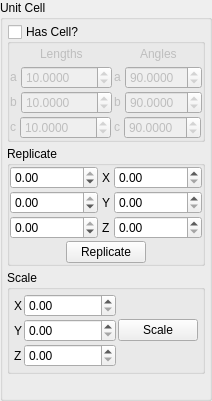
      <widget class="QWidget" name="CellPage" >
       <layout class="QVBoxLayout" >
        <property name="margin" >
         <number>0</number>
        </property>
        <property name="spacing" >
         <number>2</number>
        </property>
        <item>
         <widget class="QGroupBox" name="CellGroup" >
          <property name="title" >
           <string>Unit Cell</string>
          </property>
          <layout class="QVBoxLayout" >
           <property name="margin" >
            <number>4</number>
           </property>
           <property name="spacing" >
            <number>4</number>
           </property>
           <item>
            <widget class="QGroupBox" name="CellDefinitionGroup" >
             <property name="title" >
              <string>Has Cell?</string>
             </property>
             <property name="checkable" >
              <bool>true</bool>
             </property>
             <property name="checked" >
              <bool>false</bool>
             </property>
             <layout class="QVBoxLayout" >
              <property name="margin" >
               <number>0</number>
              </property>
              <property name="spacing" >
               <number>2</number>
              </property>
              <item>
               <layout class="QHBoxLayout" >
                <property name="margin" >
                 <number>0</number>
                </property>
                <property name="spacing" >
                 <number>2</number>
                </property>
                <item>
                 <layout class="QVBoxLayout" >
                  <property name="margin" >
                   <number>0</number>
                  </property>
                  <property name="spacing" >
                   <number>2</number>
                  </property>
                  <item>
                   <layout class="QHBoxLayout" >
                    <property name="margin" >
                     <number>0</number>
                    </property>
                    <property name="spacing" >
                     <number>0</number>
                    </property>
                    <item>
                     <spacer>
                      <property name="orientation" >
                       <enum>Qt::Horizontal</enum>
                      </property>
                      <property name="sizeHint" >
                       <size>
                        <width>16</width>
                        <height>20</height>
                       </size>
                      </property>
                     </spacer>
                    </item>
                    <item>
                     <widget class="QLabel" name="label_16" >
                      <property name="text" >
                       <string>Lengths</string>
                      </property>
                     </widget>
                    </item>
                    <item>
                     <spacer>
                      <property name="orientation" >
                       <enum>Qt::Horizontal</enum>
                      </property>
                      <property name="sizeHint" >
                       <size>
                        <width>16</width>
                        <height>20</height>
                       </size>
                      </property>
                     </spacer>
                    </item>
                   </layout>
                  </item>
                  <item>
                   <layout class="QHBoxLayout" >
                    <property name="margin" >
                     <number>0</number>
                    </property>
                    <property name="spacing" >
                     <number>4</number>
                    </property>
                    <item>
                     <widget class="QLabel" name="label_17" >
                      <property name="sizePolicy" >
                       <sizepolicy>
                        <hsizetype>0</hsizetype>
                        <vsizetype>0</vsizetype>
                        <horstretch>0</horstretch>
                        <verstretch>0</verstretch>
                       </sizepolicy>
                      </property>
                      <property name="text" >
                       <string>a</string>
                      </property>
                     </widget>
                    </item>
                    <item>
                     <widget class="QDoubleSpinBox" name="CellLengthASpin" >
                      <property name="sizePolicy" >
                       <sizepolicy>
                        <hsizetype>0</hsizetype>
                        <vsizetype>0</vsizetype>
                        <horstretch>0</horstretch>
                        <verstretch>0</verstretch>
                       </sizepolicy>
                      </property>
                      <property name="decimals" >
                       <number>4</number>
                      </property>
                      <property name="maximum" >
                       <double>10000.000000000000000</double>
                      </property>
                      <property name="value" >
                       <double>10.000000000000000</double>
                      </property>
                     </widget>
                    </item>
                   </layout>
                  </item>
                  <item>
                   <layout class="QHBoxLayout" >
                    <property name="margin" >
                     <number>0</number>
                    </property>
                    <property name="spacing" >
                     <number>4</number>
                    </property>
                    <item>
                     <widget class="QLabel" name="label_18" >
                      <property name="sizePolicy" >
                       <sizepolicy>
                        <hsizetype>0</hsizetype>
                        <vsizetype>0</vsizetype>
                        <horstretch>0</horstretch>
                        <verstretch>0</verstretch>
                       </sizepolicy>
                      </property>
                      <property name="text" >
                       <string>b</string>
                      </property>
                     </widget>
                    </item>
                    <item>
                     <widget class="QDoubleSpinBox" name="CellLengthBSpin" >
                      <property name="sizePolicy" >
                       <sizepolicy>
                        <hsizetype>0</hsizetype>
                        <vsizetype>0</vsizetype>
                        <horstretch>0</horstretch>
                        <verstretch>0</verstretch>
                       </sizepolicy>
                      </property>
                      <property name="decimals" >
                       <number>4</number>
                      </property>
                      <property name="maximum" >
                       <double>10000.000000000000000</double>
                      </property>
                      <property name="value" >
                       <double>10.000000000000000</double>
                      </property>
                     </widget>
                    </item>
                   </layout>
                  </item>
                  <item>
                   <layout class="QHBoxLayout" >
                    <property name="margin" >
                     <number>0</number>
                    </property>
                    <property name="spacing" >
                     <number>4</number>
                    </property>
                    <item>
                     <widget class="QLabel" name="label_19" >
                      <property name="sizePolicy" >
                       <sizepolicy>
                        <hsizetype>0</hsizetype>
                        <vsizetype>0</vsizetype>
                        <horstretch>0</horstretch>
                        <verstretch>0</verstretch>
                       </sizepolicy>
                      </property>
                      <property name="text" >
                       <string>c</string>
                      </property>
                     </widget>
                    </item>
                    <item>
                     <widget class="QDoubleSpinBox" name="CellLengthCSpin" >
                      <property name="sizePolicy" >
                       <sizepolicy>
                        <hsizetype>0</hsizetype>
                        <vsizetype>0</vsizetype>
                        <horstretch>0</horstretch>
                        <verstretch>0</verstretch>
                       </sizepolicy>
                      </property>
                      <property name="decimals" >
                       <number>4</number>
                      </property>
                      <property name="maximum" >
                       <double>10000.000000000000000</double>
                      </property>
                      <property name="value" >
                       <double>10.000000000000000</double>
                      </property>
                     </widget>
                    </item>
                   </layout>
                  </item>
                 </layout>
                </item>
                <item>
                 <layout class="QVBoxLayout" >
                  <property name="margin" >
                   <number>0</number>
                  </property>
                  <property name="spacing" >
                   <number>2</number>
                  </property>
                  <item>
                   <layout class="QHBoxLayout" >
                    <property name="margin" >
                     <number>0</number>
                    </property>
                    <property name="spacing" >
                     <number>0</number>
                    </property>
                    <item>
                     <spacer>
                      <property name="orientation" >
                       <enum>Qt::Horizontal</enum>
                      </property>
                      <property name="sizeHint" >
                       <size>
                        <width>16</width>
                        <height>20</height>
                       </size>
                      </property>
                     </spacer>
                    </item>
                    <item>
                     <widget class="QLabel" name="label_15" >
                      <property name="text" >
                       <string>Angles</string>
                      </property>
                     </widget>
                    </item>
                    <item>
                     <spacer>
                      <property name="orientation" >
                       <enum>Qt::Horizontal</enum>
                      </property>
                      <property name="sizeHint" >
                       <size>
                        <width>16</width>
                        <height>20</height>
                       </size>
                      </property>
                     </spacer>
                    </item>
                   </layout>
                  </item>
                  <item>
                   <layout class="QHBoxLayout" >
                    <property name="margin" >
                     <number>0</number>
                    </property>
                    <property name="spacing" >
                     <number>4</number>
                    </property>
                    <item>
                     <widget class="QLabel" name="label_12" >
                      <property name="sizePolicy" >
                       <sizepolicy>
                        <hsizetype>0</hsizetype>
                        <vsizetype>0</vsizetype>
                        <horstretch>0</horstretch>
                        <verstretch>0</verstretch>
                       </sizepolicy>
                      </property>
                      <property name="text" >
                       <string>a</string>
                      </property>
                     </widget>
                    </item>
                    <item>
                     <widget class="QDoubleSpinBox" name="CellAngleASpin" >
                      <property name="sizePolicy" >
                       <sizepolicy>
                        <hsizetype>0</hsizetype>
                        <vsizetype>0</vsizetype>
                        <horstretch>0</horstretch>
                        <verstretch>0</verstretch>
                       </sizepolicy>
                      </property>
                      <property name="decimals" >
                       <number>4</number>
                      </property>
                      <property name="maximum" >
                       <double>180.000000000000000</double>
                      </property>
                      <property name="value" >
                       <double>90.000000000000000</double>
                      </property>
                     </widget>
                    </item>
                   </layout>
                  </item>
                  <item>
                   <layout class="QHBoxLayout" >
                    <property name="margin" >
                     <number>0</number>
                    </property>
                    <property name="spacing" >
                     <number>4</number>
                    </property>
                    <item>
                     <widget class="QLabel" name="label_13" >
                      <property name="sizePolicy" >
                       <sizepolicy>
                        <hsizetype>0</hsizetype>
                        <vsizetype>0</vsizetype>
                        <horstretch>0</horstretch>
                        <verstretch>0</verstretch>
                       </sizepolicy>
                      </property>
                      <property name="text" >
                       <string>b</string>
                      </property>
                     </widget>
                    </item>
                    <item>
                     <widget class="QDoubleSpinBox" name="CellAngleBSpin" >
                      <property name="sizePolicy" >
                       <sizepolicy>
                        <hsizetype>0</hsizetype>
                        <vsizetype>0</vsizetype>
                        <horstretch>0</horstretch>
                        <verstretch>0</verstretch>
                       </sizepolicy>
                      </property>
                      <property name="decimals" >
                       <number>4</number>
                      </property>
                      <property name="maximum" >
                       <double>180.000000000000000</double>
                      </property>
                      <property name="value" >
                       <double>90.000000000000000</double>
                      </property>
                     </widget>
                    </item>
                   </layout>
                  </item>
                  <item>
                   <layout class="QHBoxLayout" >
                    <property name="margin" >
                     <number>0</number>
                    </property>
                    <property name="spacing" >
                     <number>4</number>
                    </property>
                    <item>
                     <widget class="QLabel" name="label_14" >
                      <property name="sizePolicy" >
                       <sizepolicy>
                        <hsizetype>0</hsizetype>
                        <vsizetype>0</vsizetype>
                        <horstretch>0</horstretch>
                        <verstretch>0</verstretch>
                       </sizepolicy>
                      </property>
                      <property name="text" >
                       <string>c</string>
                      </property>
                     </widget>
                    </item>
                    <item>
                     <widget class="QDoubleSpinBox" name="CellAngleCSpin" >
                      <property name="sizePolicy" >
                       <sizepolicy>
                        <hsizetype>0</hsizetype>
                        <vsizetype>0</vsizetype>
                        <horstretch>0</horstretch>
                        <verstretch>0</verstretch>
                       </sizepolicy>
                      </property>
                      <property name="decimals" >
                       <number>4</number>
                      </property>
                      <property name="maximum" >
                       <double>180.000000000000000</double>
                      </property>
                      <property name="value" >
                       <double>90.000000000000000</double>
                      </property>
                     </widget>
                    </item>
                   </layout>
                  </item>
                 </layout>
                </item>
               </layout>
              </item>
             </layout>
            </widget>
           </item>
           <item>
            <widget class="QGroupBox" name="CellReplicateGroup" >
             <property name="sizePolicy" >
              <sizepolicy>
               <hsizetype>7</hsizetype>
               <vsizetype>0</vsizetype>
               <horstretch>0</horstretch>
               <verstretch>0</verstretch>
              </sizepolicy>
             </property>
             <property name="title" >
              <string>Replicate</string>
             </property>
             <layout class="QVBoxLayout" >
              <property name="margin" >
               <number>0</number>
              </property>
              <property name="spacing" >
               <number>2</number>
              </property>
              <item>
               <layout class="QHBoxLayout" >
                <property name="margin" >
                 <number>0</number>
                </property>
                <property name="spacing" >
                 <number>4</number>
                </property>
                <item>
                 <widget class="QDoubleSpinBox" name="CellReplicateNegXSpin" >
                  <property name="sizePolicy" >
                   <sizepolicy>
                    <hsizetype>7</hsizetype>
                    <vsizetype>0</vsizetype>
                    <horstretch>0</horstretch>
                    <verstretch>0</verstretch>
                   </sizepolicy>
                  </property>
                  <property name="maximum" >
                   <double>0.000000000000000</double>
                  </property>
                  <property name="minimum" >
                   <double>-100.000000000000000</double>
                  </property>
                 </widget>
                </item>
                <item>
                 <widget class="QLabel" name="label_11" >
                  <property name="sizePolicy" >
                   <sizepolicy>
                    <hsizetype>1</hsizetype>
                    <vsizetype>5</vsizetype>
                    <horstretch>0</horstretch>
                    <verstretch>0</verstretch>
                   </sizepolicy>
                  </property>
                  <property name="text" >
                   <string>X</string>
                  </property>
                 </widget>
                </item>
                <item>
                 <widget class="QDoubleSpinBox" name="CellReplicatePosXSpin" >
                  <property name="sizePolicy" >
                   <sizepolicy>
                    <hsizetype>7</hsizetype>
                    <vsizetype>0</vsizetype>
                    <horstretch>0</horstretch>
                    <verstretch>0</verstretch>
                   </sizepolicy>
                  </property>
                 </widget>
                </item>
               </layout>
              </item>
              <item>
               <layout class="QHBoxLayout" >
                <property name="margin" >
                 <number>0</number>
                </property>
                <property name="spacing" >
                 <number>4</number>
                </property>
                <item>
                 <widget class="QDoubleSpinBox" name="CellReplicateNegYSpin" >
                  <property name="sizePolicy" >
                   <sizepolicy>
                    <hsizetype>7</hsizetype>
                    <vsizetype>0</vsizetype>
                    <horstretch>0</horstretch>
                    <verstretch>0</verstretch>
                   </sizepolicy>
                  </property>
                  <property name="maximum" >
                   <double>0.000000000000000</double>
                  </property>
                  <property name="minimum" >
                   <double>-100.000000000000000</double>
                  </property>
                 </widget>
                </item>
                <item>
                 <widget class="QLabel" name="label_28" >
                  <property name="sizePolicy" >
                   <sizepolicy>
                    <hsizetype>1</hsizetype>
                    <vsizetype>5</vsizetype>
                    <horstretch>0</horstretch>
                    <verstretch>0</verstretch>
                   </sizepolicy>
                  </property>
                  <property name="text" >
                   <string>Y</string>
                  </property>
                 </widget>
                </item>
                <item>
                 <widget class="QDoubleSpinBox" name="CellReplicatePosYSpin" >
                  <property name="sizePolicy" >
                   <sizepolicy>
                    <hsizetype>7</hsizetype>
                    <vsizetype>0</vsizetype>
                    <horstretch>0</horstretch>
                    <verstretch>0</verstretch>
                   </sizepolicy>
                  </property>
                 </widget>
                </item>
               </layout>
              </item>
              <item>
               <layout class="QHBoxLayout" >
                <property name="margin" >
                 <number>0</number>
                </property>
                <property name="spacing" >
                 <number>4</number>
                </property>
                <item>
                 <widget class="QDoubleSpinBox" name="CellReplicateNegZSpin" >
                  <property name="sizePolicy" >
                   <sizepolicy>
                    <hsizetype>7</hsizetype>
                    <vsizetype>0</vsizetype>
                    <horstretch>0</horstretch>
                    <verstretch>0</verstretch>
                   </sizepolicy>
                  </property>
                  <property name="maximum" >
                   <double>0.000000000000000</double>
                  </property>
                  <property name="minimum" >
                   <double>-100.000000000000000</double>
                  </property>
                 </widget>
                </item>
                <item>
                 <widget class="QLabel" name="label_29" >
                  <property name="sizePolicy" >
                   <sizepolicy>
                    <hsizetype>1</hsizetype>
                    <vsizetype>5</vsizetype>
                    <horstretch>0</horstretch>
                    <verstretch>0</verstretch>
                   </sizepolicy>
                  </property>
                  <property name="text" >
                   <string>Z</string>
                  </property>
                 </widget>
                </item>
                <item>
                 <widget class="QDoubleSpinBox" name="CellReplicatePosZSpin" >
                  <property name="sizePolicy" >
                   <sizepolicy>
                    <hsizetype>7</hsizetype>
                    <vsizetype>0</vsizetype>
                    <horstretch>0</horstretch>
                    <verstretch>0</verstretch>
                   </sizepolicy>
                  </property>
                 </widget>
                </item>
               </layout>
              </item>
              <item>
               <layout class="QHBoxLayout" >
                <property name="margin" >
                 <number>0</number>
                </property>
                <property name="spacing" >
                 <number>0</number>
                </property>
                <item>
                 <spacer>
                  <property name="orientation" >
                   <enum>Qt::Horizontal</enum>
                  </property>
                  <property name="sizeHint" >
                   <size>
                    <width>40</width>
                    <height>20</height>
                   </size>
                  </property>
                 </spacer>
                </item>
                <item>
                 <widget class="QPushButton" name="CellReplicateButton" >
                  <property name="toolTip" >
                   <string>Replicate current cell</string>
                  </property>
                  <property name="text" >
                   <string>Replicate</string>
                  </property>
                 </widget>
                </item>
                <item>
                 <spacer>
                  <property name="orientation" >
                   <enum>Qt::Horizontal</enum>
                  </property>
                  <property name="sizeHint" >
                   <size>
                    <width>40</width>
                    <height>20</height>
                   </size>
                  </property>
                 </spacer>
                </item>
               </layout>
              </item>
             </layout>
            </widget>
           </item>
           <item>
            <widget class="QGroupBox" name="CellScaleGroup" >
             <property name="sizePolicy" >
              <sizepolicy>
               <hsizetype>1</hsizetype>
               <vsizetype>5</vsizetype>
               <horstretch>0</horstretch>
               <verstretch>0</verstretch>
              </sizepolicy>
             </property>
             <property name="title" >
              <string>Scale</string>
             </property>
             <layout class="QHBoxLayout" >
              <property name="margin" >
               <number>4</number>
              </property>
              <property name="spacing" >
               <number>4</number>
              </property>
              <item>
               <layout class="QGridLayout" >
                <property name="margin" >
                 <number>0</number>
                </property>
                <property name="spacing" >
                 <number>2</number>
                </property>
                <item row="2" column="1" >
                 <widget class="QDoubleSpinBox" name="CellScaleZSpin" >
                  <property name="sizePolicy" >
                   <sizepolicy>
                    <hsizetype>7</hsizetype>
                    <vsizetype>0</vsizetype>
                    <horstretch>0</horstretch>
                    <verstretch>0</verstretch>
                   </sizepolicy>
                  </property>
                 </widget>
                </item>
                <item row="0" column="0" >
                 <widget class="QLabel" name="label_42" >
                  <property name="sizePolicy" >
                   <sizepolicy>
                    <hsizetype>1</hsizetype>
                    <vsizetype>5</vsizetype>
                    <horstretch>0</horstretch>
                    <verstretch>0</verstretch>
                   </sizepolicy>
                  </property>
                  <property name="text" >
                   <string>X</string>
                  </property>
                 </widget>
                </item>
                <item row="1" column="0" >
                 <widget class="QLabel" name="label_43" >
                  <property name="sizePolicy" >
                   <sizepolicy>
                    <hsizetype>1</hsizetype>
                    <vsizetype>5</vsizetype>
                    <horstretch>0</horstretch>
                    <verstretch>0</verstretch>
                   </sizepolicy>
                  </property>
                  <property name="text" >
                   <string>Y</string>
                  </property>
                 </widget>
                </item>
                <item row="0" column="1" >
                 <widget class="QDoubleSpinBox" name="CellScaleXSpin" >
                  <property name="sizePolicy" >
                   <sizepolicy>
                    <hsizetype>7</hsizetype>
                    <vsizetype>0</vsizetype>
                    <horstretch>0</horstretch>
                    <verstretch>0</verstretch>
                   </sizepolicy>
                  </property>
                 </widget>
                </item>
                <item row="2" column="0" >
                 <widget class="QLabel" name="label_44" >
                  <property name="sizePolicy" >
                   <sizepolicy>
                    <hsizetype>1</hsizetype>
                    <vsizetype>5</vsizetype>
                    <horstretch>0</horstretch>
                    <verstretch>0</verstretch>
                   </sizepolicy>
                  </property>
                  <property name="text" >
                   <string>Z</string>
                  </property>
                 </widget>
                </item>
                <item row="1" column="1" >
                 <widget class="QDoubleSpinBox" name="CellScaleYSpin" >
                  <property name="sizePolicy" >
                   <sizepolicy>
                    <hsizetype>7</hsizetype>
                    <vsizetype>0</vsizetype>
                    <horstretch>0</horstretch>
                    <verstretch>0</verstretch>
                   </sizepolicy>
                  </property>
                 </widget>
                </item>
                <item row="1" column="2" >
                 <widget class="QPushButton" name="CellScaleButton" >
                  <property name="toolTip" >
                   <string>Scale current cell</string>
                  </property>
                  <property name="text" >
                   <string>Scale</string>
                  </property>
                 </widget>
                </item>
               </layout>
              </item>
             </layout>
            </widget>
           </item>
           <item>
            <spacer>
             <property name="orientation" >
              <enum>Qt::Vertical</enum>
             </property>
             <property name="sizeHint" >
              <size>
               <width>20</width>
               <height>20</height>
              </size>
             </property>
            </spacer>
           </item>
          </layout>
         </widget>
        </item>
       </layout>
      </widget>
